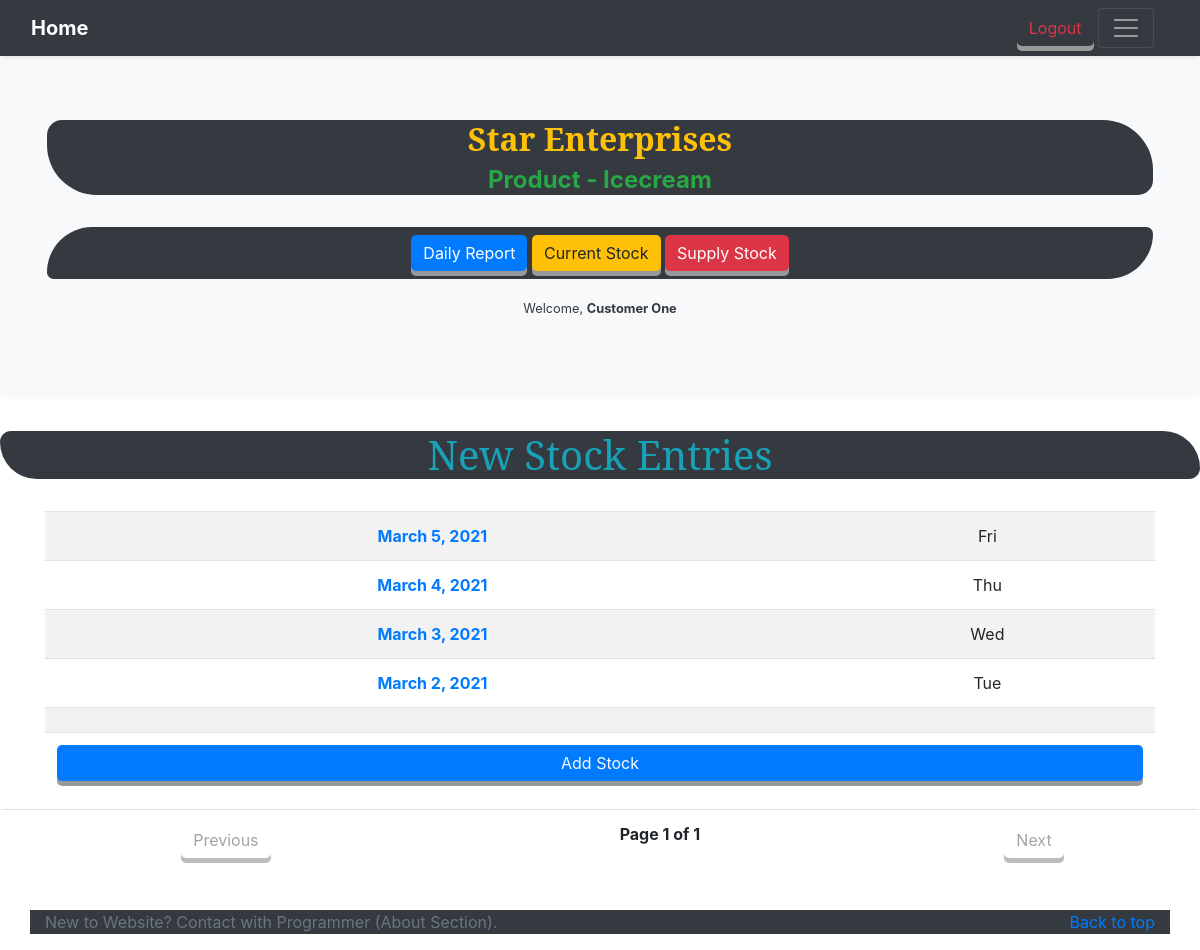
The app's page / (signed in) with its own data.
### customer_app/models.py (models this page shows, shortened)
class Customer( AbstractUser ):
    location = models.CharField( max_length=200 )

### stock_app/models.py (models this page shows, shortened)
class Dates( models.Model ):
    entry_date    = models.DateField()
    class Meta:
        verbose_name        = 'Date'
        verbose_name_plural = 'Dates'

### stock_app/views.py (the view)
# urls.py: path('',                 DateListView.as_view(),  name='entry_list' ),
class DateListView( LoginRequiredMixin, ListView ):
    paginate_by         = 30
    model               = Dates
    template_name       = 'entry_list.html'
    context_object_name = 'entry_list'
    def get_queryset( self ):
        return Dates.objects.filter(id__in={
                                     x['entry_date_id']
                                     for x in Stock.objects.values()
                                   })

### stock_app/templates/entry_list.html (shortened to what this page needs)
{% extends 'base_template.html' %}
{% block additional %}
  <h1 class='divBg text-info bg-dark'>New Stock Entries </h1>
  <br>
  <div class='container table-responsive'>
    <table class='table table-striped'>
      {% if entry_list %}
        {% for entries in entry_list reversed %}
          <tr>
            <th>
              <a href="{% url 'stock_list' entries.id %}#mainDiv"
                 class='text-primary'>
                {{ entries.entry_date }}
              </a>
            </th>
            <td>{{ entries.entry_date|date:'D' }}</td>
          </tr>
        {% endfor %}
      {% else %}
        <div class='container text-center'>
          <br><br><br>
            <h1 class='text-danger'>No Entries Found</h1>
          <br><br><br>
        </div>
      {% endif %}
      <tr><td colspan='2'></td></tr>
          <tr class='bg-white'>
            <td colspan='4'>
              <a href="{% url 'stock_create' %}#mainDiv"
                 class='btn btn-primary btn-block text-light'>Add Stock
              </a>
            </td>
          </tr>
    </table>
  </div>
  <div class="pagination table-responsive">
    <table class='table'>
      <tr>
        <td>
          {% if page_obj.has_previous %}
            <a class='btn btn-link'
               href="?page={{ page_obj.previous_page_number }}#mainDiv">Previous</a>
          {% else %}
          <a class='btn btn-link disabled' href="#">Previous</a>
          {% endif %}
        </td>
        <th>Page {{ page_obj.number }} of {{ page_obj.paginator.num_pages }}</th>
        <td>
          {% if page_obj.has_next %}
            <a class='btn btn-link'
               href="?page={{ page_obj.next_page_number }}#mainDiv">
              &nbsp;&nbsp;&nbsp;Next&nbsp;&nbsp;&nbsp;</a>
          {% else %}
            <a class='btn btn-link disabled' href="#">Next</a>
          {% endif %}
        </td>
      </tr>
    </table>
  </div>
{% endblock additional %}

### templates/base_template.html (shortened to what this page needs)
<!DOCTYPE html>
<html>
  <head>
      {% load static %}
      <link rel="stylesheet" href="https://maxcdn.bootstrapcdn.com/bootstrap/4.5.2/css/bootstrap.min.css">
  </head>
  <body>
    <header>
      <div class="navbar navbar-dark bg-dark shadow-sm">
        <div class="container-fluid d-flex justify-content-between">
          <strong>
            <a class="navbar-brand d-flex align-items-center"
               href="{% url 'entry_list' %}">
              Home
            </a>
          </strong>
          <div class="col-4 d-flex justify-content-end align-items-center">
			{% if user.is_authenticated %}
            <a class="btn btn-outline-danger align-items-center"
               href="{% url 'logout' %}">
                Logout
            </a> &nbsp;
            {% else %}
            <a class="btn btn-outline-light align-items-center"
               href="{% url 'login'%}">
                Login
              </a> &nbsp;
			{% endif %}
            <button class="navbar-toggler collapsed" type="button" data-toggle="collapse" data-target="#navbarHeader" aria-controls="navbarHeader" aria-expanded="false" aria-label="Toggle navigation">
              <span class="navbar-toggler-icon"></span>
            </button>
          </div>
        </div>
      </div>
    </header>
    <main role='main'>
      <section class="jumbotron text-center bg-light">
          <div class="container-fluid">
            <div class='text-white bg-dark'
                 style='border-radius:15px 50px'>
              <h2>
                <b class='text-warning'>Star Enterprises</b>
              </h2>
              <h4 class='text-success'>
                <b>Product - Icecream</b>
              </h4>
            </div>
            <br>
            <p class='bg-dark'
               style='border-radius:75px 11px'>
              <a href="{% url 'entry_list' %}#mainDiv"
                 class="btn btn-primary my-2">
                Daily Report
              </a>
              <a href="{% url 'current_stock' %}#mainDiv"
                 class="btn btn-warning my-2">
                Current Stock
              </a>
              <a href="{% url 'supply_app:choose_customer_record' %}#mainDiv"
                 class="btn btn-danger my-2">
                Supply Stock
              </a>
            </p>
            <p>
              {% if user.is_authenticated %}
                <small class="text text-dark">
                  Welcome,
                  <b>
                    {{ user.first_name|title }}
                    {{ user.last_name|title }}
                  </b>
                </small>
              {% else %}
                <small class="text text-dark">Welcome</small>
              {% endif %}
            </p>
          </div>
      </section>
    </main>
    <div class="text-center" id='mainDiv'>
      {% block additional %}
      {% endblock additional %}
    </div>
    <br>
    <footer class="text-muted">
      <div class="container bg-dark">
        <p class="float-right">
          <a href="#">Back to top</a>
        </p>
        <p>New to Website? Contact with Programmer (About Section).</p>
      </div>
    </footer>
  </body>
</html>

### records on screen
Customer: first_name "Customer", last_name "One"
Dates: entry_date "March 5, 2021", entry_date "Fri"
Dates: entry_date "March 4, 2021", entry_date "Thu"
Dates: entry_date "March 3, 2021", entry_date "Wed"
Dates: entry_date "March 2, 2021", entry_date "Tue"

### other values on screen
{{ page_obj.number }} "1"
{{ page_obj.paginator.num_pages }} "1"
